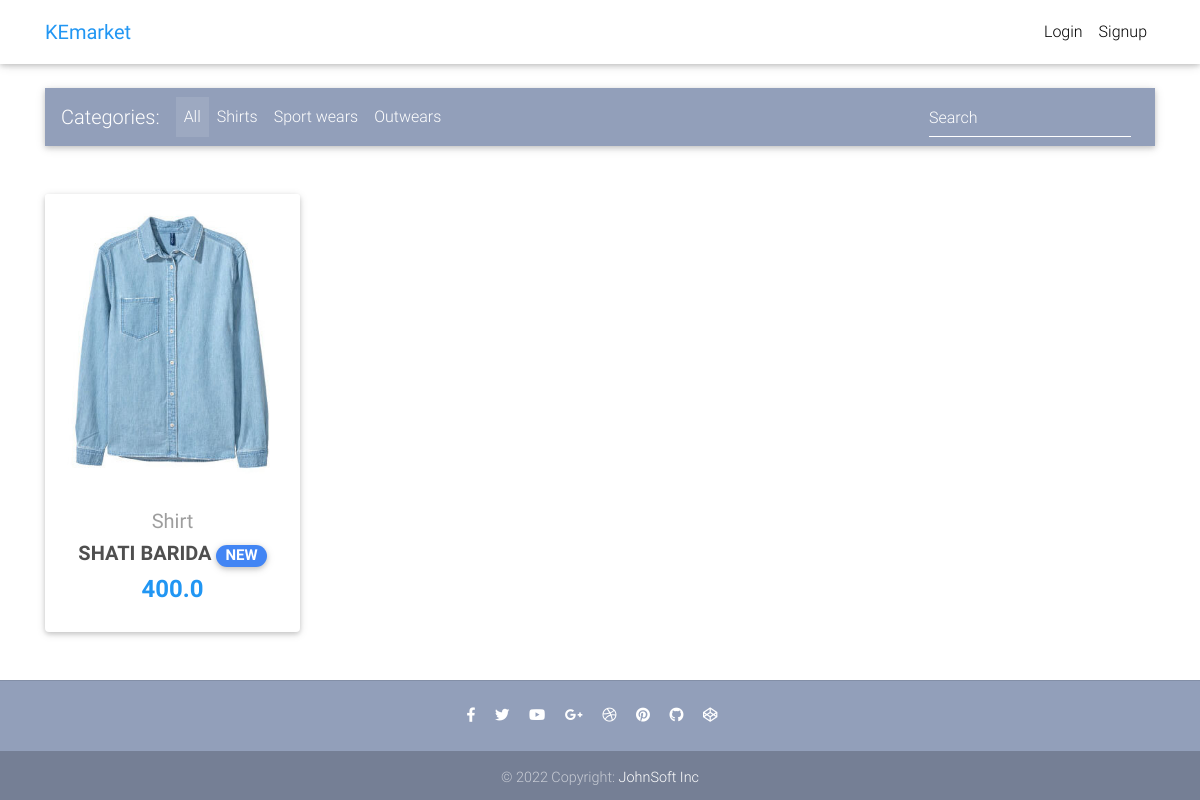
The page / on the database its author committed.
### core/models.py (models this page shows, shortened)
class Item(models.Model):
    title = models.CharField(max_length=100)
    price = models.FloatField()
    discount_price = models.FloatField(blank=True, null=True)
    category = models.CharField(choices=CATEGORY_CHOICES, max_length=2)
    label = models.CharField(choices=LABEL_CHOICES, max_length=2)
    slug = models.SlugField()
    description = models.TextField()
    image = models.ImageField()
    def get_absolute_url(self):
        return reverse("core:product", kwargs={
            'slug': self.slug
        })

### core/views.py (the view)
# urls.py: path('', HomeView.as_view(), name='homepage'),
class HomeView(ListView):
    model = Item
    paginate_by = 10
    template_name = "home-page.html"

### templates/home-page.html (shortened to what this page needs)
{% extends 'base.html' %}
{% block content %}
  <main>
    <div class="container">
      <nav class="navbar navbar-expand-lg navbar-dark mdb-color lighten-3 mt-3 mb-5">
        <span class="navbar-brand">Categories:</span>
        <div class="collapse navbar-collapse" id="basicExampleNav">
          <ul class="navbar-nav mr-auto">
            <li class="nav-item active">
              <a class="nav-link" href="#">All
              </a>
            </li>
            <li class="nav-item">
              <a class="nav-link" href="#">Shirts</a>
            </li>
            <li class="nav-item">
              <a class="nav-link" href="#">Sport wears</a>
            </li>
            <li class="nav-item">
              <a class="nav-link" href="#">Outwears</a>
            </li>
          </ul>
          <form class="form-inline">
            <div class="md-form my-0">
              <input class="form-control mr-sm-2" type="text" placeholder="Search" aria-label="Search">
            </div>
          </form>
        </div>
      </nav>
      <section class="text-center mb-4">
        <div class="row wow fadeIn">
          {% for item in object_list %}
          <div class="col-lg-3 col-md-6 mb-4">
            <div class="card">
              <div class="view overlay">
                  <img src = "{{ item.image.url}}" class="card-img-top">
              </div>
              <div class="card-body text-center">
                <a href="" class="grey-text">
                  <h5>{{ item.get_category_display}}</h5>
                </a>
                <h5>
                  <strong>
                    <a href="{{ item.get_absolute_url }}" class="dark-grey-text">{{ item.title }}
                      <span class="badge badge-pill {{item.get_label_display}}-color">NEW</span>
                    </a>
                  </strong>
                </h5>
                <h4 class="font-weight-bold blue-text">
                  <strong>
                    {% if item.discount_price %}
                    {{ item.discount_price }}
                    {% else %}
                    {{ item.price }}
                    {% endif %}
                  </strong>
                </h4>
              </div>
            </div>
          </div>
          {% endfor %}
        </div>
      </section>
    </div>
  </main>
  {% endblock content %}

### templates/base.html (style rules this page uses)
html, body, header, .carousel { height: 60vh; }

### rows shown on the page
Item: image (picture), category "Shirt", title "SHATI BARIDA", price "400.0"
